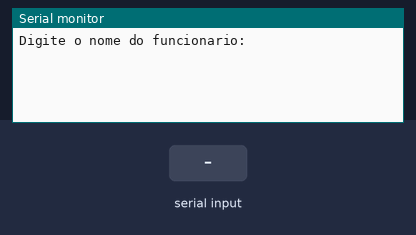
Bench run of a sketch on a simulated Arduino Uno, built with avr-gcc and run on an emulated ATmega328P. On the bench: the last lines printed to the serial monitor. Inputs (shaded band) come from the test bench.

Above: at 1.2 s.
1.3 s: "90,45\n" received over Serial
At 3.6 s:
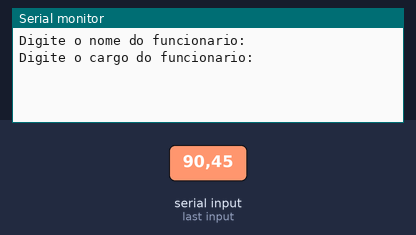
3.9 s: "30,150\n" received over Serial
At 5.8 s:
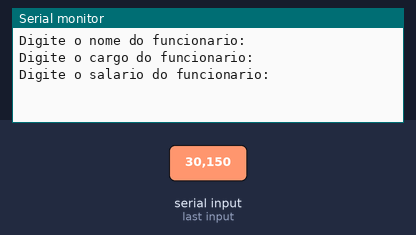
6.5 s: "5\n" received over Serial
At 7.1 s:
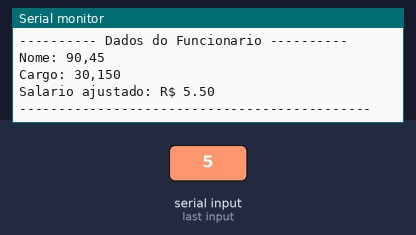

The sketch:

if_08.ino
```cpp
// Variáveis
String nome = "";
String cargo = "";
float salario = 0.0;

// Área de configuração do Arduino
void setup()
{
  Serial.begin(9600); // Inicia a comunicação serial
}

void loop()
{
  // Pergunta o nome
  Serial.println("Digite o nome do funcionario:");
  while (!Serial.available()) {}
  nome = Serial.readString();
  // Remove espaços extras e quebras de linha
  delay(100);

  // Pergunta o cargo
  Serial.println("Digite o cargo do funcionario:");
  while (!Serial.available()) {}
  cargo = Serial.readString();
  delay(100);

  // Pergunta o salario
  Serial.println("Digite o salario do funcionario:");
  while (!Serial.available()) {}
  salario = Serial.parseFloat();
  Serial.read(); // limpa caractere extra como Enter
  delay(100);

  // Verifica se deve aplicar aumento
  if (salario < 1000) {
    salario = salario * 1.10; // Acrescenta 10%
  }

  // Exibe os dados finais
  Serial.println("---------- Dados do Funcionario ----------");
  Serial.println("Nome: " + nome);
  Serial.println("Cargo: " + cargo);
  Serial.print("Salario ajustado: R$ ");
  Serial.println(salario, 2); // Exibe com 2 casas decimais
  Serial.println("---------------------------------------------");

  // Aguarda um tempo antes de reiniciar
  delay(5000);
}
```

Measured:
- after the input at 1.3 s, the serial monitor: prints a new line after 1.1 s (image 1)
- after the input at 3.9 s, the serial monitor: prints a new line after 1.1 s (image 2)
- after the input at 6.5 s, the serial monitor: prints a new line after 0.10 s (image 3)
